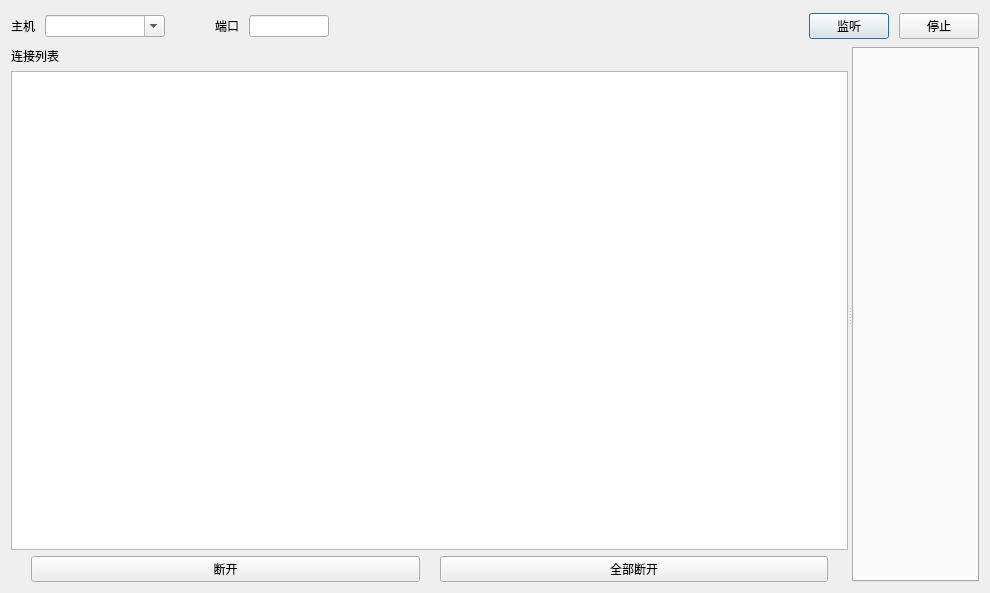
<?xml version="1.0" encoding="UTF-8"?>
<ui version="4.0">
 <class>TcpServerDialog</class>
 <widget class="QDialog" name="TcpServerDialog">
  <property name="geometry">
   <rect>
    <x>0</x>
    <y>0</y>
    <width>990</width>
    <height>593</height>
   </rect>
  </property>
  <property name="windowTitle">
   <string>TcpServerDialog</string>
  </property>
  <layout class="QVBoxLayout" name="verticalLayout">
   <item>
    <widget class="QWidget" name="horizontalWidget" native="true">
     <property name="maximumSize">
      <size>
       <width>16777215</width>
       <height>30</height>
      </size>
     </property>
     <layout class="QHBoxLayout" name="horizontalLayout">
      <property name="spacing">
       <number>10</number>
      </property>
      <property name="leftMargin">
       <number>0</number>
      </property>
      <property name="topMargin">
       <number>0</number>
      </property>
      <property name="rightMargin">
       <number>0</number>
      </property>
      <property name="bottomMargin">
       <number>0</number>
      </property>
      <item>
       <widget class="QLabel" name="label">
        <property name="text">
         <string>主机</string>
        </property>
       </widget>
      </item>
      <item>
       <widget class="QComboBox" name="comboBoxIPAddress">
        <property name="minimumSize">
         <size>
          <width>120</width>
          <height>0</height>
         </size>
        </property>
        <property name="editable">
         <bool>true</bool>
        </property>
       </widget>
      </item>
      <item>
       <spacer name="horizontalSpacer_2">
        <property name="orientation">
         <enum>Qt::Horizontal</enum>
        </property>
        <property name="sizeType">
         <enum>QSizePolicy::Fixed</enum>
        </property>
        <property name="sizeHint" stdset="0">
         <size>
          <width>40</width>
          <height>20</height>
         </size>
        </property>
       </spacer>
      </item>
      <item>
       <widget class="QLabel" name="label_2">
        <property name="text">
         <string>端口</string>
        </property>
       </widget>
      </item>
      <item>
       <widget class="QLineEdit" name="lineEditPort">
        <property name="maximumSize">
         <size>
          <width>80</width>
          <height>16777215</height>
         </size>
        </property>
       </widget>
      </item>
      <item>
       <spacer name="horizontalSpacer">
        <property name="orientation">
         <enum>Qt::Horizontal</enum>
        </property>
        <property name="sizeHint" stdset="0">
         <size>
          <width>40</width>
          <height>20</height>
         </size>
        </property>
       </spacer>
      </item>
      <item>
       <widget class="QPushButton" name="pushButtonListen">
        <property name="text">
         <string>监听</string>
        </property>
       </widget>
      </item>
      <item>
       <widget class="QPushButton" name="pushButtonStop">
        <property name="text">
         <string>停止</string>
        </property>
       </widget>
      </item>
     </layout>
    </widget>
   </item>
   <item>
    <widget class="QSplitter" name="splitter">
     <property name="sizePolicy">
      <sizepolicy hsizetype="Expanding" vsizetype="Preferred">
       <horstretch>0</horstretch>
       <verstretch>0</verstretch>
      </sizepolicy>
     </property>
     <property name="orientation">
      <enum>Qt::Horizontal</enum>
     </property>
     <widget class="QWidget" name="widgetList" native="true">
      <property name="sizePolicy">
       <sizepolicy hsizetype="Expanding" vsizetype="Expanding">
        <horstretch>0</horstretch>
        <verstretch>0</verstretch>
       </sizepolicy>
      </property>
      <layout class="QVBoxLayout" name="verticalLayout_2">
       <property name="leftMargin">
        <number>0</number>
       </property>
       <property name="topMargin">
        <number>0</number>
       </property>
       <property name="rightMargin">
        <number>0</number>
       </property>
       <property name="bottomMargin">
        <number>0</number>
       </property>
       <item>
        <widget class="QLabel" name="label_3">
         <property name="text">
          <string>连接列表</string>
         </property>
        </widget>
       </item>
       <item>
        <widget class="QListWidget" name="listWidgetClient"/>
       </item>
       <item>
        <layout class="QHBoxLayout" name="horizontalLayout_2">
         <property name="spacing">
          <number>20</number>
         </property>
         <property name="leftMargin">
          <number>20</number>
         </property>
         <property name="rightMargin">
          <number>20</number>
         </property>
         <item>
          <widget class="QPushButton" name="pushButtonDisconnect">
           <property name="text">
            <string>断开</string>
           </property>
          </widget>
         </item>
         <item>
          <widget class="QPushButton" name="pushButtonAllDisconnect">
           <property name="text">
            <string>全部断开</string>
           </property>
          </widget>
         </item>
        </layout>
       </item>
      </layout>
     </widget>
     <widget class="QTabWidget" name="tabWidget">
      <property name="currentIndex">
       <number>-1</number>
      </property>
     </widget>
    </widget>
   </item>
  </layout>
 </widget>
 <layoutdefault spacing="6" margin="11"/>
 <resources/>
 <connections/>
</ui>
